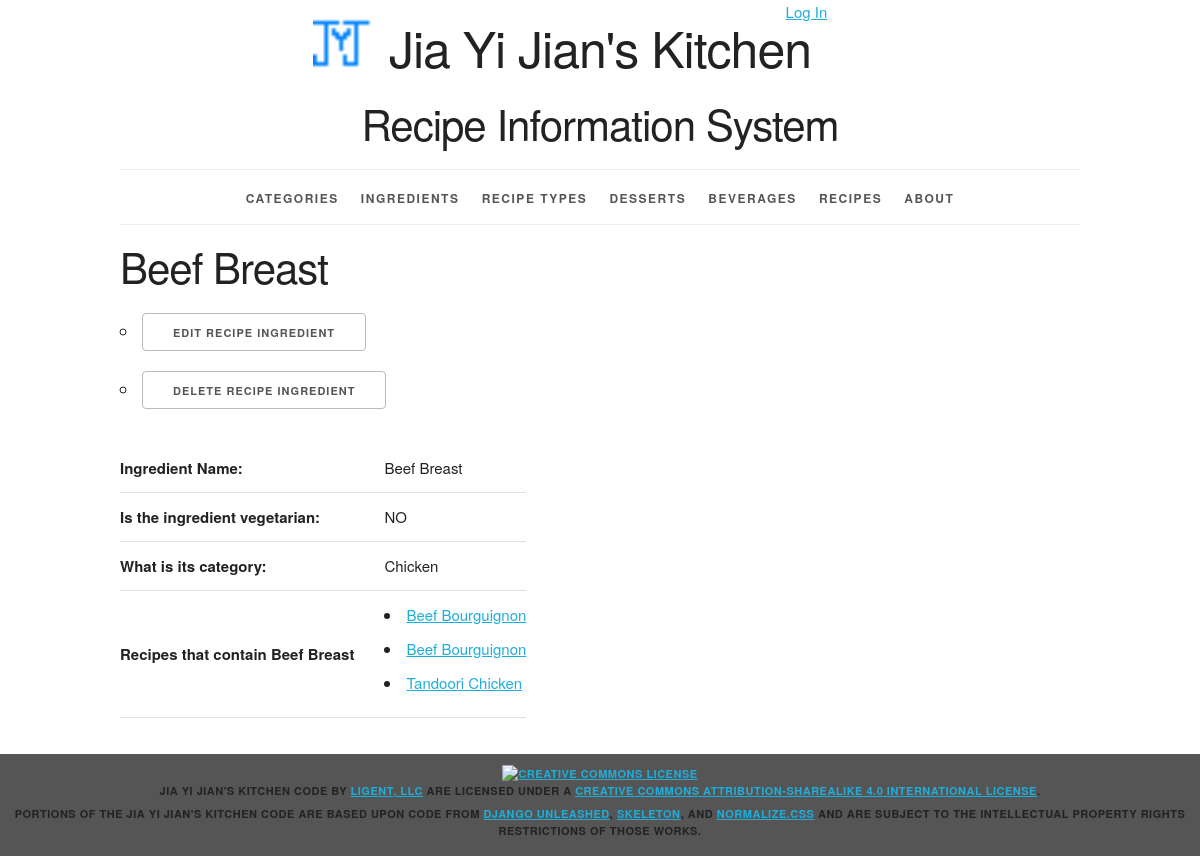
Page /ingredients/30/ on the earlier database version.
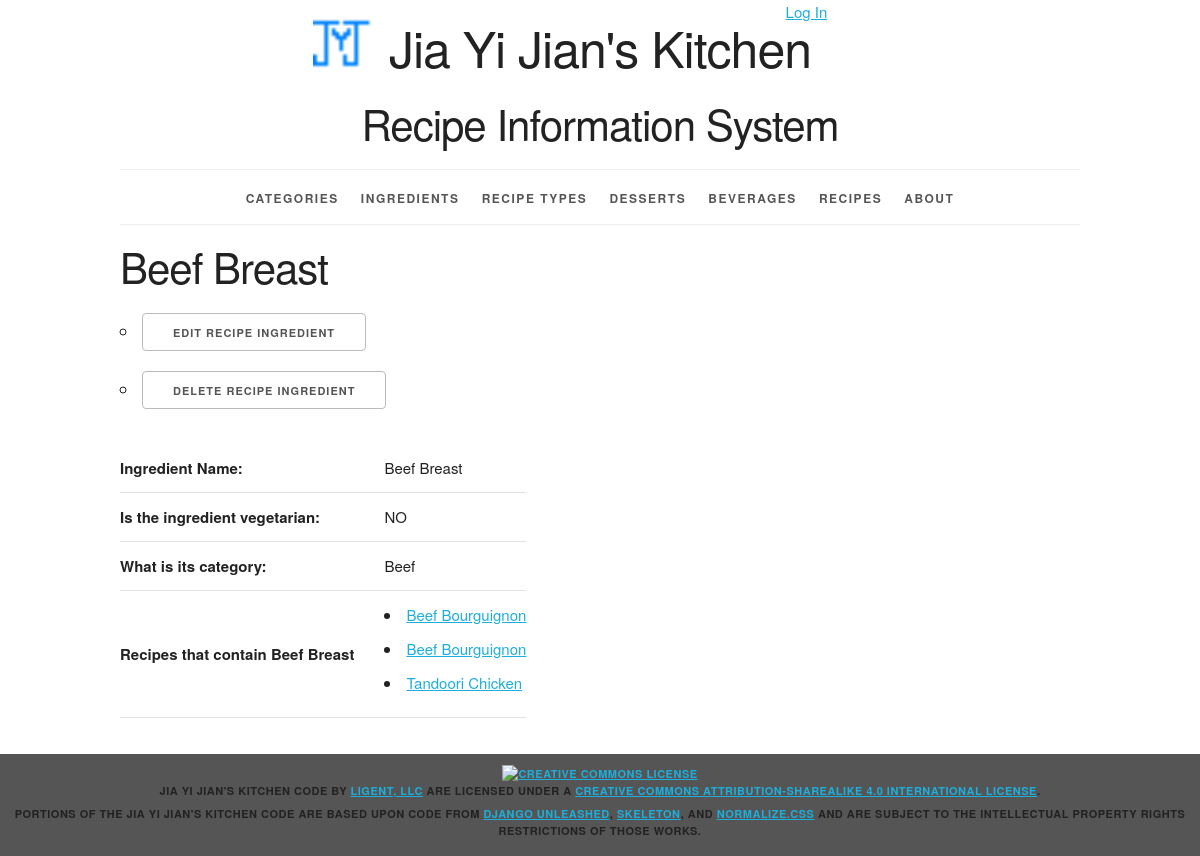
Same page on the later database version.
### recipeinfo/models.py (models this page shows, shortened)
class Ingredient(models.Model):
    ingredient_id = models.AutoField(primary_key=True)
    ingredient_name = models.CharField(max_length=45, unique=True)
    is_vegetarian = models.IntegerField()
    category = models.ForeignKey(Category, related_name='ingredients', on_delete=models.PROTECT)
    def get_update_url(self):
        return reverse('recipeinfo_ingredient_update_urlpattern', kwargs={'pk': self.pk})
    def get_delete_url(self):
        return reverse('recipeinfo_ingredient_delete_urlpattern',kwargs={'pk': self.pk})
    class Meta:
        ordering = ['ingredient_name']

class Category(models.Model):
    category_id = models.AutoField(primary_key=True)
    category_name = models.CharField(max_length=45, unique=True)
    def __str__(self):
        return '%s' % self.category_name
    class Meta:
        ordering = ['category_name']

### recipeinfo/views.py (the view)
class IngredientDetail(View):
    def get(self, request, pk):
        ingredient = get_object_or_404(Ingredient, pk=pk)
        recipe_ingredient_list = ingredient.recipe_ingredients.all()
        if ingredient.is_vegetarian == 0:
            is_vegetarian = 'NO'
        else:
            is_vegetarian = 'YES'
        return render(
            request,
            'recipeinfo/ingredient_detail.html',
            {'ingredient': ingredient, 'is_vegetarian': is_vegetarian, 'recipe_ingredient_list': recipe_ingredient_list}
        )

### recipeinfo/models.py (called while the page is built)
    def __str__(self):
        return '%s' % (self.recipe_name)

    def get_absolute_url(self):
        return reverse('recipeinfo_recipe_detail_urlpattern', kwargs={'pk': self.pk})

### recipeinfo/templates/recipeinfo/ingredient_detail.html (shortened to what this page needs)
{% extends 'recipeinfo/base.html' %}
{% block content %}
<h2>{{ ingredient.ingredient_name }}</h2>
    <ul>
    <li><a href="{{ ingredient.get_update_url }}"
        class="button">Edit Recipe Ingredient</a> </li>
    <li><a href="{{ ingredient.get_delete_url }}"
        class="button">Delete Recipe Ingredient</a></li>
    </ul>
<section>
    <table>
        <tr>
            <th>Ingredient Name:</th>
            <td>{{ ingredient.ingredient_name }}</td>
        </tr>
        <tr>
            <th>Is the ingredient vegetarian:</th>
            <td>{{ is_vegetarian }}</td>
        </tr>
        <tr>
            <th>What is its category:</th>
            <td>{{ ingredient.category }}</td>
        </tr>
            <th>Recipes that contain {{ ingredient.ingredient_name }}</th>
            <td>{% for ri in recipe_ingredient_list %}
        <li>
            <a href="{{ ri.recipe.get_absolute_url }}">{{ ri.recipe }}</a>
        </li>
        {% empty %}
        <li><em>The ingredient are currently not included in any recipes.</em></li>
        {% endfor %}</td>
    </table>
</section>
{% endblock %}

Differences in the rows shown:
changed Ingredient "Beef Breast": category "Chicken" → "Beef"
